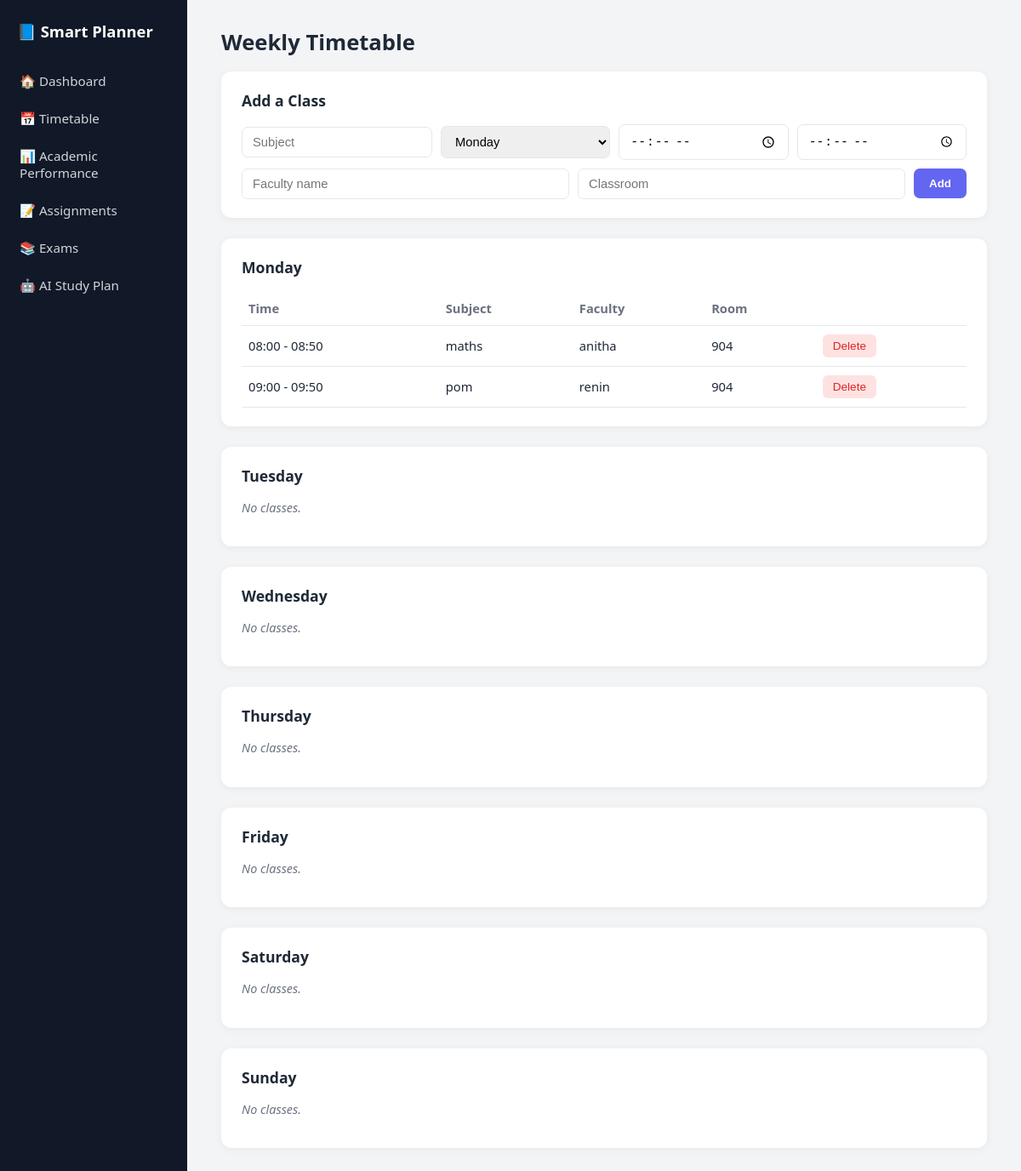
Page /timetable on the committed database.
### tables this page shows
CREATE TABLE timetable (
            id INTEGER PRIMARY KEY AUTOINCREMENT,
            subject TEXT NOT NULL,
            day TEXT NOT NULL,
            start_time TEXT NOT NULL,
            end_time TEXT NOT NULL,
            faculty TEXT,
            classroom TEXT
        );

### app.py (the view, shortened to what this page needs)
@app.route("/timetable", methods=["GET", "POST"])
def timetable():
    rows = db.get_timetable()
    grouped = {day: [] for day in DAY_NAMES}
    for r in rows:
        if r["day"] in grouped:
            grouped[r["day"]].append(r)
    return render_template("timetable.html", grouped=grouped, day_names=DAY_NAMES)

### database.py (called while the page is built)
def get_connection():
    os.makedirs(os.path.dirname(DB_PATH), exist_ok=True)
    conn = sqlite3.connect(DB_PATH)
    conn.row_factory = sqlite3.Row
    return conn

def get_timetable():
    conn = get_connection()
    rows = conn.execute(
        "SELECT * FROM timetable ORDER BY "
        "CASE day "
        "WHEN 'Monday' THEN 1 WHEN 'Tuesday' THEN 2 WHEN 'Wednesday' THEN 3 "
        "WHEN 'Thursday' THEN 4 WHEN 'Friday' THEN 5 WHEN 'Saturday' THEN 6 "
        "WHEN 'Sunday' THEN 7 ELSE 8 END, start_time"
    ).fetchall()
    conn.close()
    return rows

### templates/timetable.html (shortened to what this page needs)
{% extends "base.html" %}
{% block content %}
<h1>Weekly Timetable</h1>
<div class="card">
  <h2>Add a Class</h2>
  <form method="POST" class="inline-form">
    <input type="text" name="subject" placeholder="Subject" required>
    <select name="day" required>
      {% for d in day_names %}<option value="{{ d }}">{{ d }}</option>{% endfor %}
    </select>
    <input type="time" name="start_time" required>
    <input type="time" name="end_time" required>
    <input type="text" name="faculty" placeholder="Faculty name">
    <input type="text" name="classroom" placeholder="Classroom">
    <button type="submit" class="btn-primary">Add</button>
  </form>
</div>
{% for day in day_names %}
<div class="card">
  <h2>{{ day }}</h2>
  {% if grouped[day] %}
    <table class="data-table">
      <tr><th>Time</th><th>Subject</th><th>Faculty</th><th>Room</th><th></th></tr>
      {% for c in grouped[day] %}
      <tr>
        <td>{{ c.start_time }} - {{ c.end_time }}</td>
        <td>{{ c.subject }}</td>
        <td>{{ c.faculty }}</td>
        <td>{{ c.classroom }}</td>
        <td>
          <form method="POST" action="{{ url_for('delete_class', class_id=c.id) }}">
            <button type="submit" class="btn-delete">Delete</button>
          </form>
        </td>
      </tr>
      {% endfor %}
    </table>
  {% else %}
    <p class="empty-state">No classes.</p>
  {% endif %}
</div>
{% endfor %}
{% endblock %}

### templates/base.html (shortened to what this page needs)
<!DOCTYPE html>
<html lang="en">
<head>
<link rel="stylesheet" href="{{ url_for('static', filename='style.css') }}">
</head>
<body>
<div class="sidebar">
  <div class="sidebar-brand">📘 Smart Planner</div>
  <nav>
    <a href="{{ url_for('dashboard') }}" class="{{ 'active' if active=='dashboard' else '' }}">🏠 Dashboard</a>
    <a href="{{ url_for('timetable') }}" class="{{ 'active' if active=='timetable' else '' }}">📅 Timetable</a>
    <a href="{{ url_for('marks') }}" class="{{ 'active' if active=='marks' else '' }}">📊 Academic Performance</a>
    <a href="{{ url_for('assignments') }}" class="{{ 'active' if active=='assignments' else '' }}">📝 Assignments</a>
    <a href="{{ url_for('exams') }}" class="{{ 'active' if active=='exams' else '' }}">📚 Exams</a>
    <a href="{{ url_for('study_plan') }}" class="{{ 'active' if active=='study_plan' else '' }}">🤖 AI Study Plan</a>
  </nav>
</div>
<div class="main">
  {% block content %}{% endblock %}
</div>
</body>
</html>

### static/style.css (style rules this page uses)
:root { --primary: #6366f1; --primary-dark: #4f46e5; --bg: #f3f4f6; --card-bg: #ffffff; --text: #1f2937; --muted: #6b7280; --border: #e5e7eb; --high: #dc2626; --medium: #d97706; --low: #16a34a; --sidebar-w: 220px; }
* { box-sizing: border-box; }
body { margin: 0; font-family: "Segoe UI", Roboto, Helvetica, Arial, sans-serif; background: var(--bg); color: var(--text); display: flex; min-height: 100vh; }
.sidebar { width: var(--sidebar-w); background: #111827; color: white; position: fixed; top: 0; left: 0; bottom: 0; padding: 24px 0; display: flex; flex-direction: column; }
.sidebar-brand { font-size: 1.15rem; font-weight: 700; padding: 0 20px 24px 20px; }
.sidebar nav { display: flex; flex-direction: column; }
.sidebar nav a { color: #d1d5db; text-decoration: none; padding: 12px 20px; font-size: 0.95rem; border-left: 3px solid transparent; transition: background 0.15s ease; }
.main { margin-left: var(--sidebar-w); flex: 1; padding: 32px 40px; max-width: 1000px; }
h1 { margin-top: 0; font-size: 1.6rem; }
h2 { margin: 0 0 16px 0; font-size: 1.1rem; }
.card { background: var(--card-bg); border-radius: 12px; padding: 22px 24px; box-shadow: 0 2px 10px rgba(0,0,0,0.05); margin-bottom: 24px; }
.inline-form { display: flex; flex-wrap: wrap; gap: 10px; align-items: center; }
.inline-form input, .inline-form select { padding: 9px 12px; border: 1px solid var(--border); border-radius: 7px; font-size: 0.92rem; flex: 1 1 140px; }
.btn-primary { background: var(--primary); color: white; border: none; padding: 10px 18px; border-radius: 7px; font-weight: 600; cursor: pointer; transition: background 0.15s ease; }
.btn-delete { background: #fee2e2; color: var(--high); border: none; padding: 6px 12px; border-radius: 6px; cursor: pointer; font-size: 0.85rem; }
.data-table { width: 100%; border-collapse: collapse; }
.data-table th, .data-table td { text-align: left; padding: 10px 8px; border-bottom: 1px solid var(--border); font-size: 0.92rem; }
.data-table th { color: var(--muted); font-weight: 600; }
.empty-state { color: var(--muted); font-style: italic; font-size: 0.9rem; }

### rows in the picture
timetable: start_time "08:00", end_time "08:50", subject "maths", faculty "anitha", classroom "904"
timetable: start_time "09:00", end_time "09:50", subject "pom", faculty "renin", classroom "904"

### other values in the picture
{{ day }} "Monday" "Tuesday" "Wednesday" "Thursday" "Friday" "Saturday" "Sunday"
form field day "Monday"
